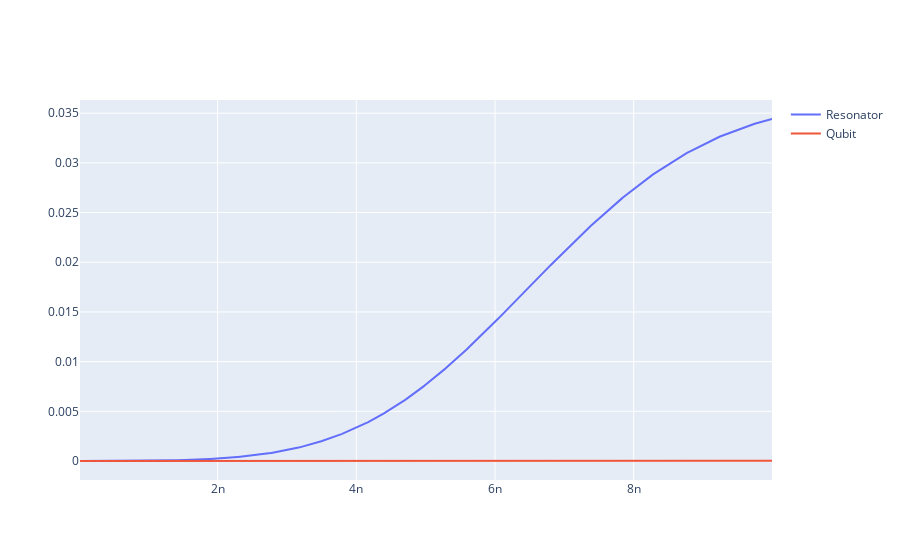

The notebook cell this image was saved under:
### Code cell
plotNumberOperator(exp, init_state, sequence)

### Figure 1 — Plotly figure (JSON) as saved in the notebook; plotly's stock layout.template omitted (floating-point values rounded to 4 significant figures; data arrays with more than 128 entries replaced by an {"elided": "..."} marker saying what was removed)
{"data": [{"mode": "lines", "name": "Resonator", "type": "scatter", "x": {"elided": "999 float values"}, "y": {"elided": "1001 float values"}}, {"mode": "lines", "name": "Qubit", "type": "scatter", "x": {"elided": "999 float values"}, "y": {"elided": "1001 float values"}}], "layout": {}}
